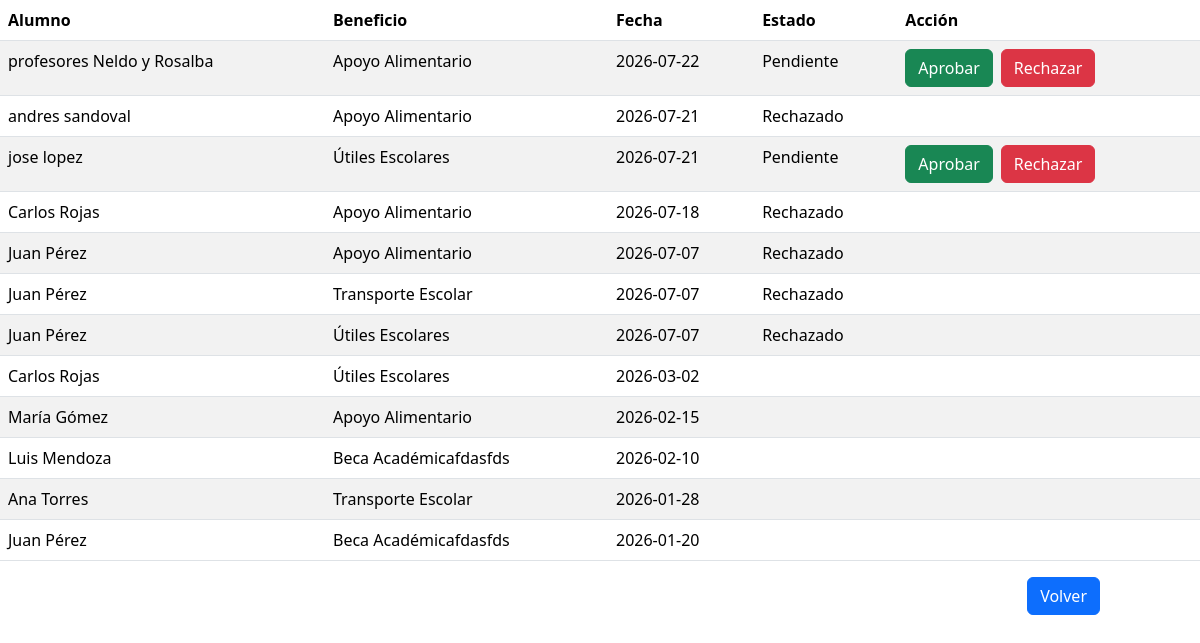
The app's page /historial/index.php (signed in) with its own data.
### tables this page shows
CREATE TABLE `historial` (
  `historial_id` int(11) NOT NULL,
  `beneficio_id` int(11) NOT NULL,
  `usuario_id` int(11) NOT NULL,
  `fecha_inscripto` date DEFAULT NULL,
  `estado` enum('Pendiente','Aprobado','Rechazado') DEFAULT NULL
);

CREATE TABLE `usuarios` (
  `idusuario` int(11) NOT NULL,
  `nombre` varchar(45) DEFAULT NULL,
  `apellido` varchar(45) DEFAULT NULL,
  `dni` varchar(8) DEFAULT NULL,
  `telefono` varchar(45) DEFAULT NULL,
  `email` varchar(45) DEFAULT NULL,
  `direccion` varchar(45) DEFAULT NULL,
  `password_hash` varchar(255) DEFAULT NULL,
  `rol` enum('admin','vendedor','usuario') DEFAULT NULL
);

CREATE TABLE `beneficio` (
  `idbeneficio` int(11) NOT NULL,
  `nombre` varchar(45) DEFAULT NULL,
  `fecha_inicio` date DEFAULT NULL,
  `fecha_fin` date DEFAULT NULL,
  `estado` tinyint(4) DEFAULT NULL,
  `descripcion` varchar(255) DEFAULT NULL
);

### historial/index.php (the view, shortened to what this page needs)
<?php
require_once "../conexion.php";
$sql = "SELECT h.historial_id, h.fecha_inscripto, h.estado, u.nombre, u.apellido, b.nombre AS beneficio FROM historial h INNER JOIN usuarios u ON h.usuario_id = u.idusuario INNER JOIN beneficio b ON h.beneficio_id = b.idbeneficio ORDER BY h.fecha_inscripto DESC";
$stmt = $conex->prepare($sql);
$stmt->execute();
$resultado = $stmt->get_result();
?>
<!DOCTYPE html>
<html lang="en">
<head>
    <link href="https://cdn.jsdelivr.net/npm/bootstrap@5.3.8/dist/css/bootstrap.min.css" rel="stylesheet">
</head>
<body>
    <table class="table table-striped">
        <thead>
            <tr>
                <th>Alumno</th>
                <th>Beneficio</th>
                <th>Fecha</th>
                <th>Estado</th>
                <th>Acción</th>
            </tr>
        </thead>
        <tbody>
            <?php while($fila=$resultado->fetch_assoc()){ ?>
            <tr>
                <td><?php echo $fila["nombre"]." ".$fila["apellido"]; ?></td>
                <td><?php echo $fila["beneficio"]; ?></td>
                <td><?php echo $fila["fecha_inscripto"]; ?></td>
                <td><?php echo $fila["estado"]; ?></td>
                <td>
                <?php if($fila["estado"]=="Pendiente"){ ?>
                <div class="d-flex gap-2">
                <form action="aprobar.php" method="post">
                <button class="btn btn-success">Aprobar</button>
                </form>
                <form action="rechazar.php" method="post">
                <button class="btn btn-danger">Rechazar</button>
                </form>
                </div>
                <?php } ?>
                </td>
            </tr>
            <?php } ?>
        </tbody>
    </table>
    <div class="col-11 d-flex justify-content-end">
        <a href="../admin/inicio_admin.php" class="btn btn-primary">Volver</a>
    </div>
</body>
</html>

### records on screen
historial: usuario.nombre "profesores", usuario.apellido "Neldo y Rosalba", beneficio.nombre "Apoyo Alimentario", fecha_inscripto "2026-07-22", estado "Pendiente"
historial: usuario.nombre "andres", usuario.apellido "sandoval", beneficio.nombre "Apoyo Alimentario", fecha_inscripto "2026-07-21", estado "Rechazado"
historial: usuario.nombre "jose", usuario.apellido "lopez", beneficio.nombre "Útiles Escolares", fecha_inscripto "2026-07-21", estado "Pendiente"
historial: usuario.nombre "Carlos", usuario.apellido "Rojas", beneficio.nombre "Apoyo Alimentario", fecha_inscripto "2026-07-18", estado "Rechazado"
historial: usuario.nombre "Juan", usuario.apellido "Pérez", beneficio.nombre "Apoyo Alimentario", fecha_inscripto "2026-07-07", estado "Rechazado"
historial: usuario.nombre "Juan", usuario.apellido "Pérez", beneficio.nombre "Transporte Escolar", fecha_inscripto "2026-07-07", estado "Rechazado"
historial: usuario.nombre "Juan", usuario.apellido "Pérez", beneficio.nombre "Útiles Escolares", fecha_inscripto "2026-07-07", estado "Rechazado"
historial: usuario.nombre "Carlos", usuario.apellido "Rojas", beneficio.nombre "Útiles Escolares", fecha_inscripto "2026-03-02"
historial: usuario.nombre "María", usuario.apellido "Gómez", beneficio.nombre "Apoyo Alimentario", fecha_inscripto "2026-02-15"
historial: usuario.nombre "Luis", usuario.apellido "Mendoza", beneficio.nombre "Beca Académicafdasfds", fecha_inscripto "2026-02-10"
historial: usuario.nombre "Ana", usuario.apellido "Torres", beneficio.nombre "Transporte Escolar", fecha_inscripto "2026-01-28"
historial: usuario.nombre "Juan", usuario.apellido "Pérez", beneficio.nombre "Beca Académicafdasfds", fecha_inscripto "2026-01-20"
